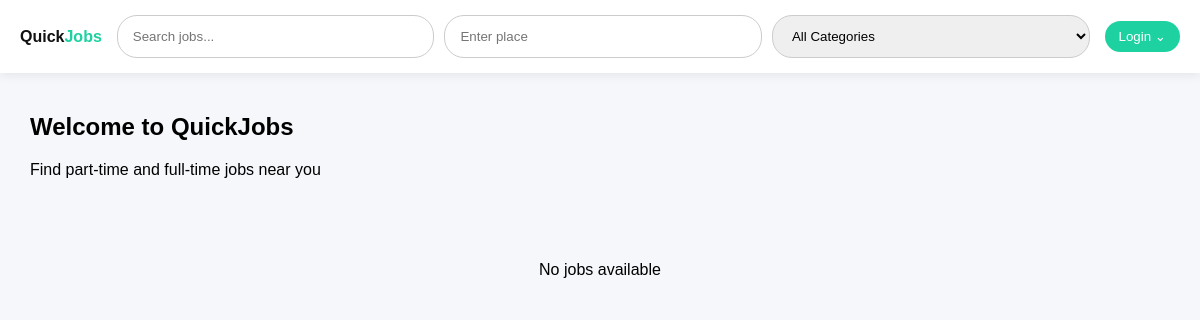
The app's page /, older data.
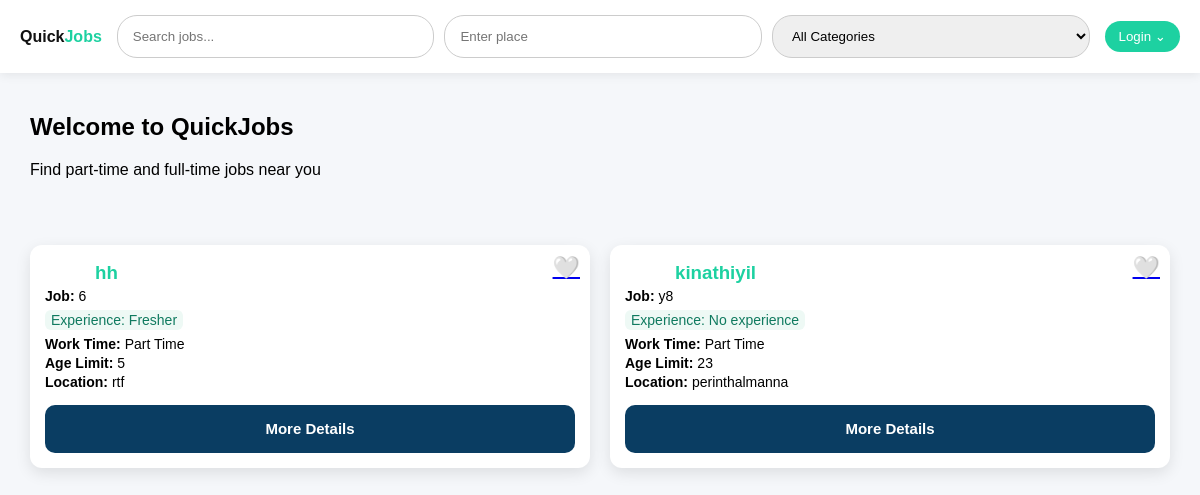
The same page, newer data.
### myapp/models.py (models this page shows, shortened)
class Job(models.Model):
    owner = models.ForeignKey(
        User,
        on_delete=models.CASCADE,
        related_name="jobs",
        null=True,
        blank=True,
    )
    shop_name = models.CharField(
        max_length=150,
    )
    title = models.CharField(
        max_length=150,
    )
    category = models.ForeignKey(
        Category,
        on_delete=models.PROTECT,
        related_name="jobs",
        null=True,
        blank=True,
    )
    experience = models.CharField(
        max_length=100,
        default="Fresher",
    )
    work_time = models.CharField(
        max_length=100,
    )
    age_limit = models.CharField(
        max_length=50,
        blank=True,
    )
    location = models.CharField(
        max_length=100,
    )
    salary = models.CharField(
        max_length=100,
    )
    phone = models.CharField(
        max_length=15,
        validators=[phone_validator],
    )
    description = models.TextField(
        blank=True,
    )
    is_verified = models.BooleanField(
        default=True,
    )
    owner_name = models.CharField(
        max_length=150,
        blank=True
    )
    created_at = models.DateTimeField(
        auto_now_add=True,
    )
    class Meta:
        ordering = ["-created_at"]

### myapp/views.py (the view, shortened to what this page needs)
# urls.py: 2. Add a URL to urlpatterns:  path('', views.home, name='home')
def home(request):
    jobs = (
        Job.objects
        .filter(is_verified=True)
        .select_related("category", "owner")
        .order_by("-id")
    )
    categories = Category.objects.all().order_by("name")
    q = request.GET.get("q", "").strip()
    place = request.GET.get("place", "").strip()
    category_id = request.GET.get("category", "").strip()
    if place:
        jobs = jobs.filter(location__icontains=place)
    if category_id.isdigit():
        jobs = jobs.filter(category_id=int(category_id))
    saved_job_ids = set()
    if request.user.is_authenticated:
        saved_job_ids = set(
            SavedJob.objects.filter(
                user=request.user
            ).values_list("job_id", flat=True)
        )
    return render(
        request,
        "home.html",
        {
            "jobs": jobs,
            "categories": categories,
            "saved_job_ids": saved_job_ids,
        },
    )

### myapp/models.py (called while the page is built)
    def __str__(self):
        return self.name

### templates/home.html (shortened to what this page needs)
{% load static %}
<!DOCTYPE html>
<html lang="en">
<head>
<link rel="stylesheet" href="{% static 'css/home.css' %}">
</head>
<body>
<header class="navbar">
<div class="logo">
<a href="{% url 'home' %}">Quick<span>Jobs</span></a>
</div>
<form class="search-box" method="GET" id="searchForm">
<input
type="text"
class="search"
name="q"
placeholder="Search jobs..."
value="{{ request.GET.q }}"
>
<input
type="text"
class="search"
name="place"
placeholder="Enter place"
value="{{ request.GET.place }}"
>
<select name="category" class="search">
<option value="">All Categories</option>
</select>
</form>
<div class="profile">
<button class="profile-btn" type="button" onclick="toggleProfile()">
{% if user.is_authenticated %}
{{ user.first_name|default:user.username }} ⌄
{% else %}
Login ⌄
{% endif %}
</button>
</div>
</header>
<section class="welcome">
{% if user.is_authenticated %}
<h2>
    Welcome,
    {{ user.profile.full_name|default:user.first_name }}
</h2>
{% else %}
<h2>Welcome to QuickJobs</h2>
{% endif %}
<p>Find part-time and full-time jobs near you</p>
</section>
<section class="job-list">
{% for job in jobs %}
<div class="job-card">
<a href="{% url 'save_job' job.id %}" class="save-icon">
    {% if job.id in saved_job_ids %}
        ❤️
    {% else %}
        🤍
    {% endif %}
</a>
<div class="job-main">
<h3>{{ job.shop_name }}</h3>
<p><b>Job:</b> {{ job.title }}</p>
<p class="exp">Experience: {{ job.experience|default:"Fresher" }}</p>
<p><b>Work Time:</b> {{ job.work_time|default:"Full Time" }}</p>
<p><b>Age Limit:</b> {{ job.age_limit|default:"Not specified" }}</p>
<p><b>Location:</b> {{ job.location }}</p>
</div>
<div class="contact-box">
<a href="{% url 'job_details' job.id %}">
<button class="details-btn">More Details</button>
</a>
</div>
</div>
{% empty %}
<p class="no-job">No jobs available</p>
{% endfor %}
</section>
</body>
</html>

### static/css/home.css (style rules this page uses)
* { box-sizing:border-box; font-family:Arial, sans-serif; }
body { margin:0; background:#f5f7fa; }
.navbar { display:flex; align-items:center; gap:15px; padding:15px 20px; background:white; box-shadow:0 2px 10px rgba(0,0,0,0.08); }
.logo a { text-decoration:none; color:#111; font-weight:700; }
.logo span { color:#1dd1a1; }
.search-box { flex:1; display:flex; gap:10px; flex-wrap:wrap; }
.search, #categoryFilter { flex:1; padding:12px 15px; border-radius:20px; border:1px solid #ccc; outline:none; min-width:180px; }
.profile { position:relative; }
.profile-btn { background:#1dd1a1; border:none; color:white; padding:8px 14px; border-radius:20px; cursor:pointer; }
.welcome { padding:20px 30px; }
.job-list { padding:30px; display:grid; grid-template-columns:repeat(2, 1fr); gap:20px; }
.job-card { background:white; padding:10px; border-radius:12px; box-shadow:0 10px 20px rgba(0,0,0,0.08); transition:0.3s; position:relative; }
.job-card h3 { margin-top:2px; margin-bottom:4px; margin-left:50px; color:#1dd1a1; }
.job-card p { margin:3px 0; font-size:14px; }
.save-icon { position:absolute; top:10px; right:10px; font-size:22px; cursor:pointer; }
.exp { background:#eef9f5; color:#0f7a5f; padding:2px 6px; border-radius:6px; display:inline-block; font-size:12px; margin:2px 0; }
.contact-box { margin-top:6px; background:#f9f9f9; padding:6px; border-radius:10px; display:flex; flex-direction:column; gap:4px; }
.job-main { margin-left:0; }
.contact-box { margin-top:15px; background:none; padding:0; }
.contact-box a { display:block; width:100%; }
.details-btn { width:100%; height:48px; border:none; border-radius:10px; background:#0a3d62; color:white; font-size:15px; font-weight:600; cursor:pointer; }
.navbar { display: flex; justify-content: space-between; align-items: center; gap: 15px; flex-wrap: wrap; }
.search-box { flex: 1; }
.search-box input, .search-box select { flex: 1; min-width: 180px; }
.job-card { background:white; padding:15px; border-radius:12px; box-shadow:0 5px 15px rgba(0,0,0,0.1); }

Row changes from the older to the newer data that the page shows:
added Job: shop_name "hh", title "6", experience "Fresher", work_time "Part Time", age_limit "5", location "rtf"
added Job: shop_name "kinathiyil", title "y8", experience "No experience", work_time "Part Time", age_limit "23", location "perinthalmanna"
Text that changed along with them:
text no longer shown: "No jobs available"
